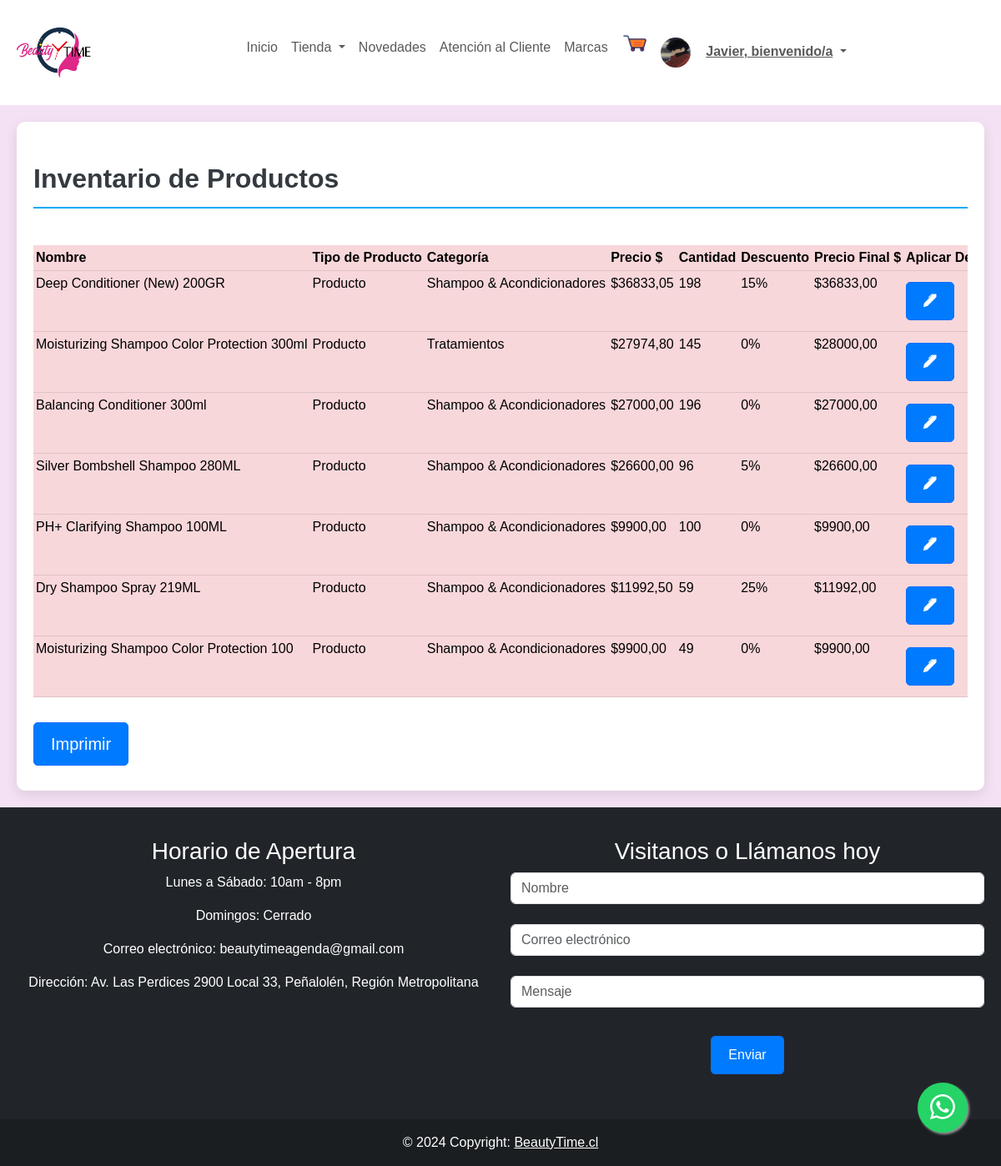
The page /paginas/inventario (signed in) on the database its author committed.
### core/models.py (models this page shows, shortened)
class User(AbstractUser):
    CLIENTE = 'Cliente'
    ADMINISTRADOR = 'Administrador'
    TIPO_USUARIO = [
        (CLIENTE, 'Cliente'),
        (ADMINISTRADOR, 'Administrador'),
    ]
    picture = models.ImageField(default = 'users/profile_default.png', upload_to='media/users/')
    direccion = models.CharField(max_length=60, null=True, blank =True)
    region = models.CharField(max_length=200, choices=REGIONES, default=REGIONES[0][0])
    comuna = models.CharField(max_length=200, choices=COMUNAS, default=COMUNAS[0][0])
    telefono = models.CharField(max_length=9, null=True, validators=[MinLengthValidator(9)])
    fecha_nac = models.DateField(null=True)
    tipo_user = models.CharField(max_length=60, choices=TIPO_USUARIO, default=CLIENTE, null=True, blank=True )

class Item(models.Model):
    nombre = models.CharField(max_length=100, null=False)
    descripcion = models.TextField(null=True, blank=True)
    categoria = models.ForeignKey(Categoria, on_delete=models.CASCADE, related_name='items')
    tipo = models.CharField(max_length=50, choices=[('producto', 'Producto'), ('servicio', 'Servicio')])
    costo = models.DecimalField(max_digits=10, decimal_places=2, default=0.00)
    costo2 = models.DecimalField(max_digits=10, decimal_places=2, null=True, blank=True)
    picture = models.ImageField(upload_to='media/items/', null=True, blank=True)
    descuento = models.DecimalField(max_digits=4, decimal_places=2, null=True, blank=True, default=0.00)
    class Meta:
        verbose_name = 'item'
        verbose_name_plural = 'items'

class Producto(Item):
    cantidad = models.PositiveIntegerField(default=0)
    class Meta:
        verbose_name = 'producto'
        verbose_name_plural = 'productos'

class Item(models.Model):
    nombre = models.CharField(max_length=100, null=False)
    descripcion = models.TextField(null=True, blank=True)
    categoria = models.ForeignKey(Categoria, on_delete=models.CASCADE, related_name='items')
    tipo = models.CharField(max_length=50, choices=[('producto', 'Producto'), ('servicio', 'Servicio')])
    costo = models.DecimalField(max_digits=10, decimal_places=2, default=0.00)
    costo2 = models.DecimalField(max_digits=10, decimal_places=2, null=True, blank=True)
    picture = models.ImageField(upload_to='media/items/', null=True, blank=True)
    descuento = models.DecimalField(max_digits=4, decimal_places=2, null=True, blank=True, default=0.00)
    class Meta:
        verbose_name = 'item'
        verbose_name_plural = 'items'

class Categoria(models.Model):
    nombre = models.CharField(max_length=100, unique=True)
    def __str__(self):
        return self.nombre

### core/views.py (the view)
# urls.py: path('paginas/inventario', views.inventarioProducto, name="inventario"),
@login_required
def inventarioProducto(request):
    productos = Producto.objects.all()
    form = editarProductoForm()
    context = {
        'productos': productos,
        'form':form
    }
    return render(request, 'inventario/inventario.html', context)

### core/forms.py
class editarProductoForm(forms.ModelForm):
    costo = forms.IntegerField(widget=forms.NumberInput(attrs={'type': 'number'}),required=True, label='Costo')
    descuento = forms.DecimalField(widget=forms.NumberInput(attrs={'type': 'number'}), max_digits=4, decimal_places=2, required=True, label='Descuento')
    class Meta:
        model = Producto
        fields = ['costo', 'descuento']
        labels = {
            'costo': 'Costo',
            'descuento': 'Descuento',
        }
        widgets = {
            'costo': forms.NumberInput(attrs={'id': 'costo_editar'}),
            'descuento': forms.NumberInput(attrs={'id': 'descuento_editar'}),
        }

### core/cart.py (called while the page is built, shortened)
  def __iter__(self):
    cart = copy.deepcopy(self.cart)
    productos = Producto.objects.filter(id__in=cart)
    for producto in productos:
      cart[str(producto.id)]["producto"] = producto

### core/context_processors.py (called while the page is built)
def cart_badge(request):
    cart = Cart(request)
    item_count = sum(item['cantidad'] for item in cart)
    return {'cart_badge': item_count}

### core/templates/inventario/inventario.html (shortened to what this page needs)
{% extends "base/base.html" %}
{% load widget_tweaks %}
{% load static %}
{% block css %}
<link rel="stylesheet" href="{% static 'css/productos.css' %}">
{% endblock %}
{% block template %}
<div class="container">
    <div class="row">
        <div class="col-md-12">
            <div class="wrapper">
                <div class="text-left mt-4 name">
                    Inventario de Productos
                </div>
                <div class="table-responsive">
                    <table class="table table-danger table-hover" id="tableinventario">
                        <br>
                        <thead>
                            <tr class="table-danger">
                                <th>Nombre</th>
                                <th>Tipo de Producto</th>
                                <th>Categoría</th>
                                <th>Precio $</th>
                                <th>Cantidad</th>
                                <th>Descuento</th>
                                <th>Precio Final $</th>
                                <th>Aplicar Descuento</th>
                            </tr>
                        </thead>
                        <tbody class="text-danger">
                            {% for producto in productos %}
                                {% if producto.tipo == "producto" %}
                            <tr class="table-danger">
                                <td class="table-danger">{{producto.nombre}}</td>
                                <td>{{producto.tipo|title}}</td>
                                <td class="table-danger">{{producto.categoria}}</td>
                                <td class="table-danger">${{producto.costo}}</td>
                                <td class="table-danger">{{producto.cantidad}}</td>
                                <td class="table-danger">{{producto.descuento|floatformat:0}}%</td>
                                <td class="table-danger">${{producto.costo2}}</td>
                                <td>
                                    <button type="button"
                                        onclick="editarProducto('{{producto.id}}', '{{producto.costo}}', '{{producto.descuento|floatformat:2}}')"
                                        class="btn btn-primary" data-toggle="modal" href="#EditarProductoModal">
                                        <i class="bi bi-pen-fill"></i>
                                    </button>
                                </td>
                                {% endif %}
                            </tr>
                            {% endfor %}
                        </tbody>
                    </table>
                    <a href="{% url 'verInventario'%}" class="btn btn-lg btn-primary">Imprimir</a>
                    </div>
                </div>
            </div>
        </div>
    </div>
{% endblock %}

### core/templates/base/base.html (shortened to what this page needs)
{% load static %}
<!DOCTYPE html>
<html lang="es">
<head>
  <link href="https://cdn.jsdelivr.net/npm/bootstrap@5.3.0-alpha3/dist/css/bootstrap.min.css" rel="stylesheet"
>
  <link rel="stylesheet" href="https://cdn.jsdelivr.net/npm/bootstrap-icons@1.10.5/font/bootstrap-icons.css">
  <link href="https://cdnjs.cloudflare.com/ajax/libs/bootstrap-icons/1.8.3/font/bootstrap-icons.min.css"
    rel="stylesheet">
  <link rel="stylesheet" href="{% static 'css/btnwsp.css' %}">
  {% block css %}
  {% endblock %}
</head>
<body>
  {% url 'home' as home %}
  <nav class="navbar navbar-expand-lg navbar-light bg-white">
    <div class="container justify-content-center">
      <a class="navbar-brand" href="{% url 'home' %}">
        <img src="{% static 'img/Beauty-Time.png' %}" alt="Logo" class="img-fluid" style="max-height: 60px;">
      </a>
      <div class="collapse navbar-collapse justify-content-center" id="navbarSupportedContent">
        <ul class="navbar-nav mb-2 mb-lg-0">
          <li class="nav-item">
            <a class="nav-link {% if request.path == home %} active {% endif %}" aria-current="page"
              href="{% url 'home' %}">Inicio</a>
          </li>
          <li class="nav-item dropdown">
            <a class="nav-link dropdown-toggle" href="#" id="navbarDropdown" role="button" data-bs-toggle="dropdown"
              aria-expanded="false">
              Tienda
            </a>
          </li>
          <li class="nav-item">
            <a class="nav-link" href="#">Novedades</a>
          </li>
          <li class="nav-item">
            <a class="nav-link" href="{% url 'atencioncliente' %}">Atención al Cliente</a>
          </li>
          <li class="nav-item">
            <a class="nav-link" href="#">Marcas</a>
          </li>
          <li style="position: relative;">
              <a href="{% url 'carrito' %}" style="position: relative;">
                  <img src="{% static 'img/carrito_png.png' %}" width="30px" height="30px" alt="Carrito de Compras">
              </a>
          </li>
          {% if request.user.is_authenticated %}
          <ul class="navbar-nav">
            <li class="nav-item dropdown" style="color:white">
              <a class="nav-link dropdown-toggle" href="#" id="navbarDropdown" role="button" data-bs-toggle="dropdown"
                aria-expanded="false">
                <img src="{{ user.picture.url }}" style="border-radius: 25px; background:white;" height="36" width="36"
                  alt="Avatar" />
                <strong style="text-decoration: underline;">{{ user.first_name|capfirst }}, bienvenido/a</strong>
              </a>
            </li>
          </ul>
          {%else%}
          <li class="nav-item">
            <b> <a class="nav-link" href="{% url 'login' %}">Mi Cuenta</a></b>
          </li>
          {% endif %}
      </div>
    </div>
  </nav>
  {% block template %}
  {% endblock %}
  <footer class="bg-dark text-center text-white">
    <div class="container">
      <div class="row">
        <div class="col-md-6 mt-3">
          <div class="footer-content">
            <h3>Horario de Apertura</h3>
            <p>Lunes a Sábado: 10am - 8pm</p>
            <p>Domingos: Cerrado</p>
            <p>Correo electrónico: beautytimeagenda@gmail.com</p>
            <p>Dirección: Av. Las Perdices 2900 Local 33, Peñalolén, Región Metropolitana</p>
          </div>
        </div>
        <div class="col-md-6 mt-3">
          <div class="footer-content">
            <h3>Visitanos o Llámanos hoy</h3>
            <div class="subscribe-form">
              <input type="text" id="nombre" class="form-control" placeholder="Nombre"><br>
              <input type="email" id="subscribe-email" class="form-control" placeholder="Correo electrónico"><br>
              <input type="text" id="mensaje" class="form-control" placeholder="Mensaje"><br>
              <button type="submit" class="btn btn-primary">Enviar</button>
            </div>
          </div>
        </div>
      </div>
    </div>
    <br>
    <div class="text-center p-3" style="background-color: rgba(0, 0, 0, 0.2);">
      © 2024 Copyright:
      <a class="text-white" href="{% url 'home' %}">BeautyTime.cl</a>
    </div>
  </footer>
  <a href="https://api.whatsapp.com/send?phone=+56998027818&text=Buenas,%20me%20gustaria%20obtener%20ayuda%20por favor" class="float pulse" target="_blank">
    <i class="bi bi-whatsapp my-float"></i>
  </a>
</body>
</html>

### core/static/css/btnwsp.css (style rules this page uses)
.float { position: fixed; width: 60px; height: 60px; bottom: 40px; right: 40px; background-color: #25d366; color: #FFF; border-radius: 50px; text-align: center; font-size: 30px; box-shadow: 2px 2px 3px #999; z-index: 100; display: flex; align-items: center; justify-content: center; }
.pulse { animation: pulse-animation 2s infinite; }

### core/static/css/productos.css (style rules this page uses)
body { background-color: rgb(244, 226, 244); }
* { margin: 0; padding: 0; box-sizing: border-box; font-family: 'Poppins', sans-serif; }
.container { max-width: 100%; padding: 20px; margin: 0 auto; }
.wrapper { background-color: #ecf0f3; padding: 20px; border-radius: 10px; box-shadow: 0 5px 15px rgba(0,0,0,0.1); }
.name { font-size: 2rem; font-weight: bold; color: #343a40; margin-bottom: 20px; text-align: left; border-bottom: 2px solid #03A9F4; padding-bottom: 10px; }
.table { width: 100%; margin-bottom: 20px; table-layout: auto; }
.table-responsive { overflow-x: auto; }
.table th, .table td { text-align: left; padding: 3px; white-space: nowrap; }
.btn { margin: 10px 0; padding: 10px 20px; border-radius: 5px; transition: background-color 0.3s ease; }
.btn-primary { background-color: #007bff; }
.wrapper { background-color: rgb(255, 255, 255); }

### rows shown on the page
User: picture (picture), first_name "Javier"
Producto: nombre "Deep Conditioner (New) 200GR", tipo "Producto", categoria "Shampoo & Acondicionadores", costo "36833,05", cantidad "198", descuento "15", costo2 "36833,00"
Producto: nombre "Moisturizing Shampoo Color Protection 300ml", tipo "Producto", categoria "Tratamientos", costo "27974,80", cantidad "145", descuento "0", costo2 "28000,00"
Producto: nombre "Balancing Conditioner 300ml", tipo "Producto", categoria "Shampoo & Acondicionadores", costo "27000,00", cantidad "196", descuento "0", costo2 "27000,00"
Producto: nombre "Silver Bombshell Shampoo 280ML", tipo "Producto", categoria "Shampoo & Acondicionadores", costo "26600,00", cantidad "96", descuento "5", costo2 "26600,00"
Producto: nombre "PH+ Clarifying Shampoo 100ML", tipo "Producto", categoria "Shampoo & Acondicionadores", costo "9900,00", cantidad "100", descuento "0", costo2 "9900,00"
Producto: nombre "Dry Shampoo Spray 219ML", tipo "Producto", categoria "Shampoo & Acondicionadores", costo "11992,50", cantidad "59", descuento "25", costo2 "11992,00"
Producto: nombre "Moisturizing Shampoo Color Protection 100", tipo "Producto", categoria "Shampoo & Acondicionadores", costo "9900,00", cantidad "49", descuento "0", costo2 "9900,00"
